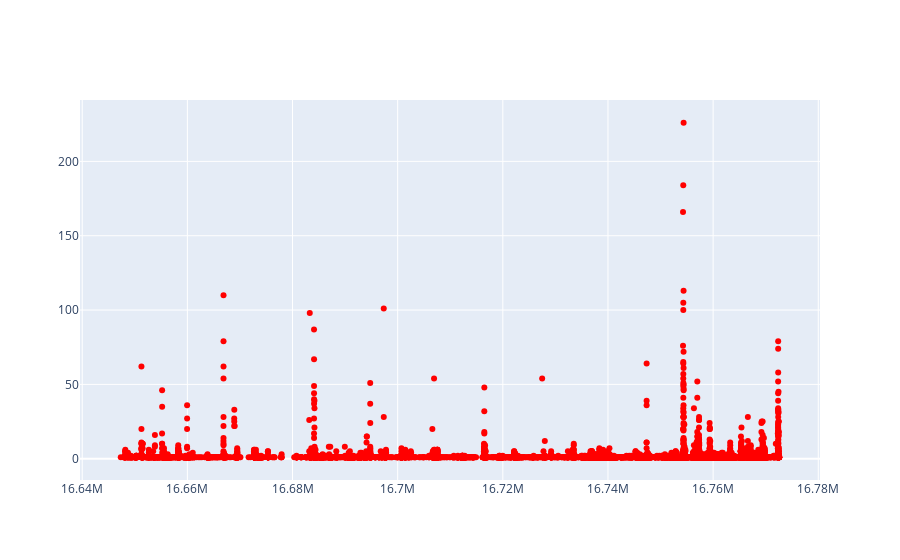

Notebook code cell kept with this figure:
### Markdown cell above
Create a plot of transfer count per block:

### Code cell
import plotly.express as px
import plotly.graph_objects as go
import plotly.graph_objects as go

fig = go.Figure(data=go.Scatter(
    x=list(tx_per_block.keys()),
    y=list(tx_per_block.values()),
    name = "erc20",
    mode='markers',
    marker_color='red'
   
))



fig.show()

### Figure 1 — Plotly figure (JSON) as saved in the notebook; plotly's stock layout.template omitted (floating-point values rounded to 4 significant figures; data arrays with more than 128 entries replaced by an {"elided": "..."} marker saying what was removed)
{"data": [{"marker": {"color": "red"}, "mode": "markers", "name": "erc20", "type": "scatter", "x": {"elided": "9063 int values"}, "y": {"elided": "9063 int values"}}], "layout": {}}
